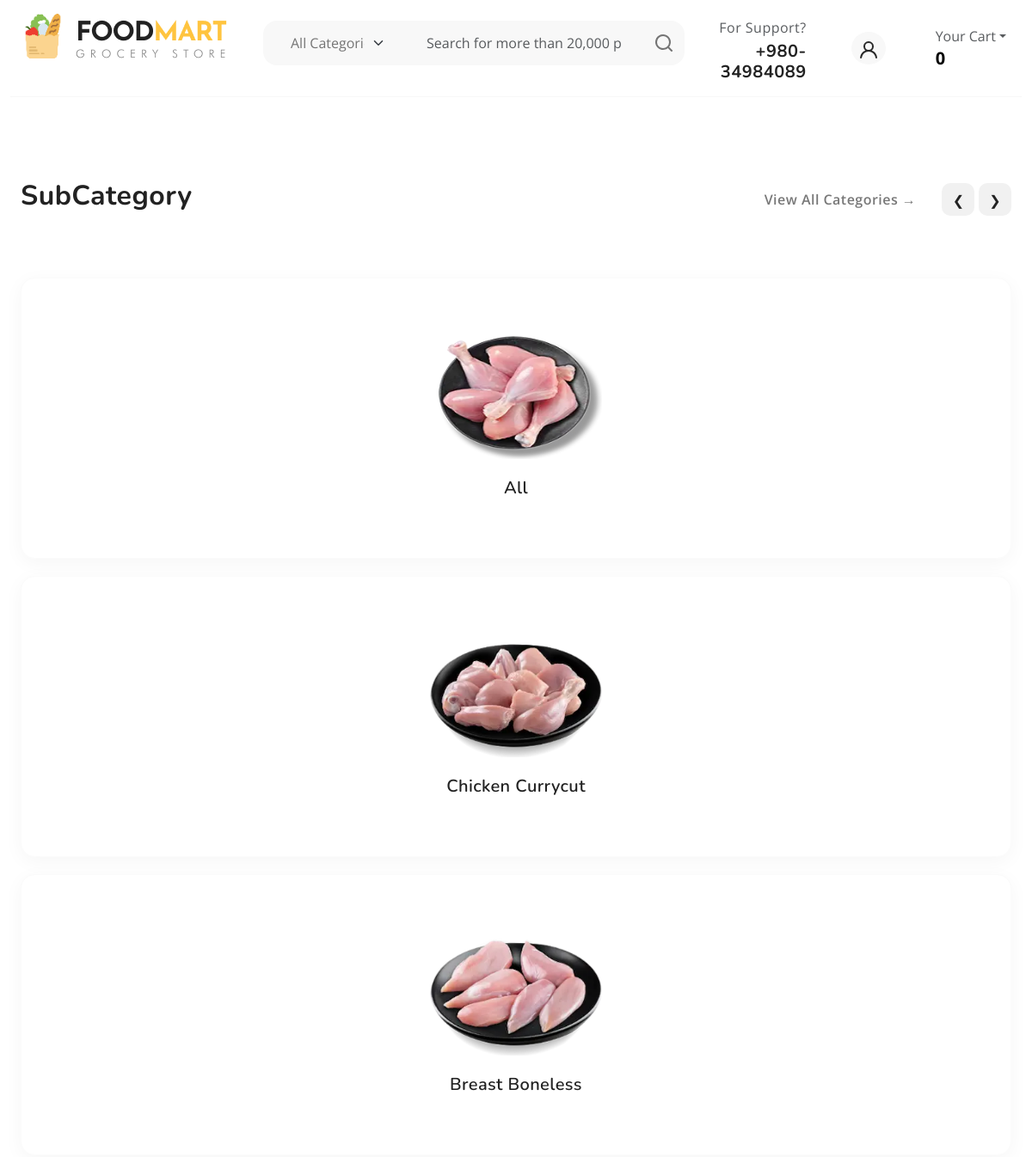
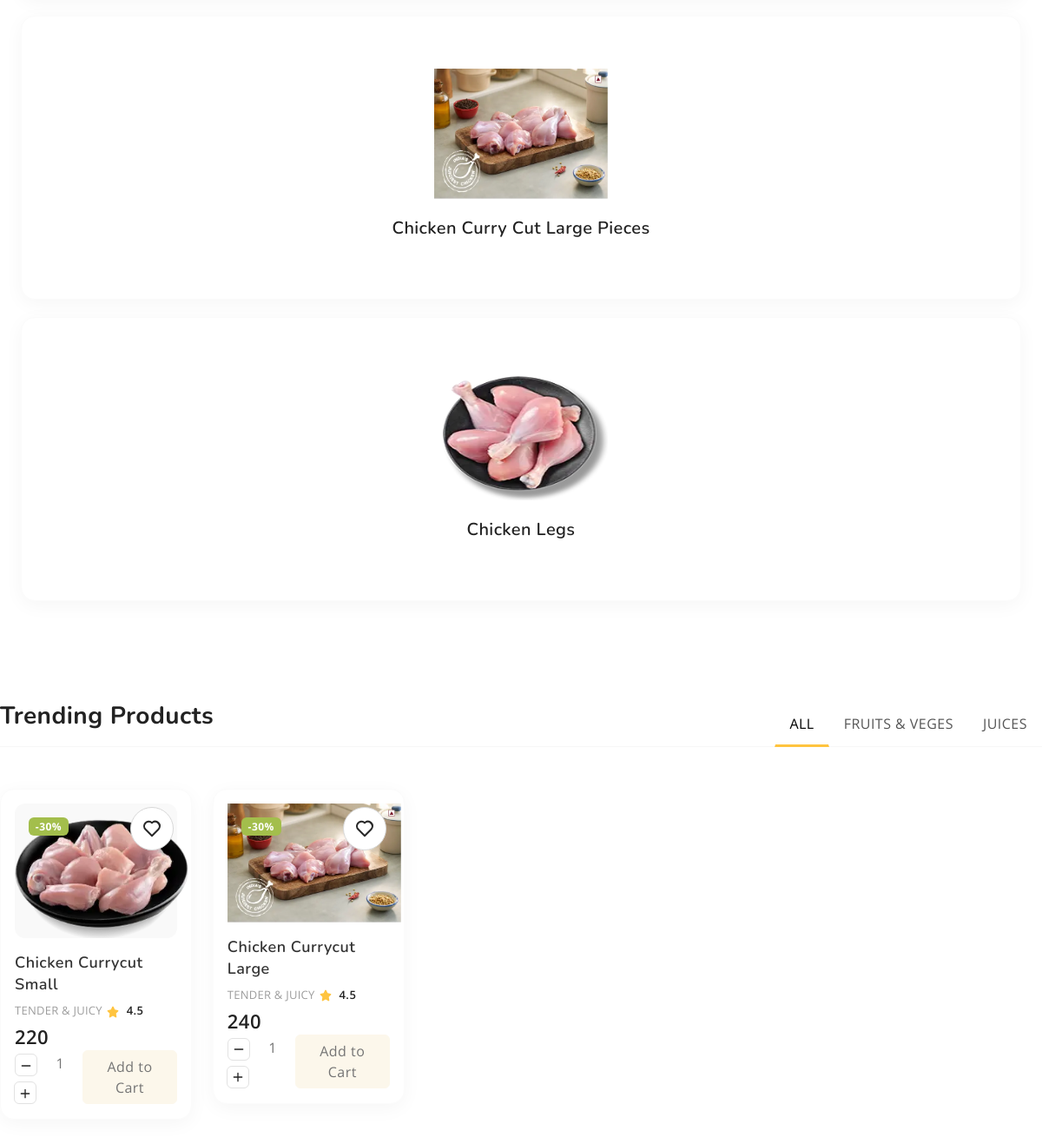
/SubCatProducts/1, run on the app's committed database (2 pictures, top to bottom).
### Grocerapp/models.py (models this page shows)
class tbl_SubCategory(models.Model):
    category = models.ForeignKey(tbl_category, on_delete=models.CASCADE)
    SubCategoryname=models.CharField(max_length=30,null=True)
    SubCategoryimage=models.ImageField(upload_to="media",null=True)
    SubCategorystatus=models.CharField(max_length=30,null=True)

class tbl_Products(models.Model):
    Productname=models.CharField(max_length=45,null=True)
    Productimage=models.ImageField(upload_to="media",null=True)
    Productprice=models.CharField(max_length=40,null=True)
    Productofferprice=models.IntegerField(null=True)
    Productweight=models.CharField(max_length=40,null=True)
    Productdescription=models.CharField(max_length=150,null=True)
    ProductNumofpieces=models.CharField(max_length=20,null=True)
    ProductStockin=models.CharField(max_length=40,null=True)
    ProductStockout=models.CharField(max_length=40,null=True)
    category=models.ForeignKey(tbl_category, on_delete=models.CASCADE,null=True)
    SubCategory=models.ForeignKey(tbl_SubCategory, on_delete=models.CASCADE,null=True)

### Grocerapp/views.py (the view)
# urls.py: path('SubCatProducts/<id>',views.SubCatProducts),
def SubCatProducts(request,id):
    SCP=tbl_Products.objects.filter(SubCategory=id)
    sub=tbl_SubCategory.objects.get(id=id)
    all_sub=tbl_SubCategory.objects.filter(category=sub.category.id)
    cart_item = tbl_cart.objects.filter(session_key=request.session.session_key)
    total_cart = sum(item.total_price() for item in cart_item)
    total_count_cart = cart_item.count()
    return render(request,"SubCatProducts.html",{"SCP":SCP,"all_sub":all_sub,"sub":sub,"cart_item":cart_item,"total_cart":total_cart,"total_count_cart":total_count_cart})

### templates/SubCatProducts.html (shortened to what this page needs)
{% include 'indexnav.html' %}
{% load static %}
    <section class="py-5 overflow-hidden">
      <div class="container-fluid">
        <div class="row">
          <div class="col-md-12">
            <div class="section-header d-flex flex-wrap justify-content-between mb-5">
              <h2 class="section-title">SubCategory</h2>
              <div class="d-flex align-items-center">
                <a href="#" class="btn-link text-decoration-none">View All Categories →</a>
                <div class="swiper-buttons">
                  <button class="swiper-prev category-carousel-prev btn btn-yellow">❮</button>
                  <button class="swiper-next category-carousel-next btn btn-yellow">❯</button>
                </div>
              </div>
            </div>
          </div>
        </div>
        <div class="row">
          <div class="col-md-12">
            <div class="category-carousel swiper">
              <div class="swiper-wrapper">
                <a href="" class="nav-link category-item swiper-slide" >
                  <img width="200"height="150" src="{% static 'images/all.jpg' %}" alt="Category Thumbnail">
                  <h3 class="category-title">All </h3>
                </a>
                {%for S in all_sub%}
                <a href="/SubCatProducts/{{S.id}}" class="nav-link category-item swiper-slide">
                  <img width="200" height="150" src="{{S.SubCategoryimage.url}}" alt="Category Thumbnail">
                  <h3 class="category-title">{{S.SubCategoryname}}</h3>
                </a>
                {%endfor%}
              </div>
            </div>
          </div>
        </div>
      </div>
    </section>
<div class="bootstrap-tabs product-tabs">
              <div class="tabs-header d-flex justify-content-between border-bottom my-5">
                <h3>Trending Products</h3>
                <nav>
                  <div class="nav nav-tabs" id="nav-tab" role="tablist">
                    <a href="#" class="nav-link text-uppercase fs-6 active" id="nav-all-tab" data-bs-toggle="tab" data-bs-target="#nav-all" aria-selected="true" role="tab">All</a>
                    <a href="#" class="nav-link text-uppercase fs-6" id="nav-fruits-tab" data-bs-toggle="tab" data-bs-target="#nav-fruits" aria-selected="false" tabindex="-1" role="tab">Fruits &amp; Veges</a>
                    <a href="#" class="nav-link text-uppercase fs-6" id="nav-juices-tab" data-bs-toggle="tab" data-bs-target="#nav-juices" aria-selected="false" tabindex="-1" role="tab">Juices</a>
                  </div>
                </nav>
              </div>
              <div class="tab-content" id="nav-tabContent">
                <div class="tab-pane fade show active" id="nav-all" role="tabpanel" aria-labelledby="nav-all-tab">
                  <div class="product-grid row row-cols-1 row-cols-sm-2 row-cols-md-3 row-cols-lg-4 row-cols-xl-5">
   {%for d in SCP %}
                    <div class="col">
                      <div class="product-item">
                        <span class="badge bg-success position-absolute m-3">-30%</span>
                        <a href="/add_to_wishlist/{{d.id}}" class="btn-wishlist"><svg width="24" height="24"><use xlink:href="#heart"></use></svg></a>
                        <figure>
                          <a href="index.html" title="Product Title">
                            <img  width="200" height="300" src="{{d.Productimage.url}}" class="tab-image" >
                          </a>
                        </figure>
                        <h3>{{d.Productname}}</h3>
                        <span class="qty">{{d.Productdescription}}</span><span class="rating"><svg width="24" height="24" class="text-primary"><use xlink:href="#star-solid"></use></svg> 4.5</span>
                        <span class="price">{{d.Productprice}}</span>
                        <div class="d-flex align-items-center justify-content-between">
                          <div class="input-group product-qty">
                              <span class="input-group-btn">
                                  <button type="button" class="quantity-left-minus btn btn-danger btn-number" data-type="minus" fdprocessedid="14duj">
                                    <svg width="16" height="16"><use xlink:href="#minus"></use></svg>
                                  </button>
                              </span>
                              <input type="text" id="quantity" name="quantity" class="form-control input-number" value="1" fdprocessedid="yzq6q">
                              <span class="input-group-btn">
                                  <button type="button" class="quantity-right-plus btn btn-success btn-number" data-type="plus" fdprocessedid="38ljpr">
                                      <svg width="16" height="16"><use xlink:href="#plus"></use></svg>
                                  </button>
                              </span>
                          </div>
                          <a href="/add_to_cart/{{d.id}}" class=" btn btn-warning">Add to Cart</a>
                        </div>
                      </div>
                    </div>
                      {%endfor%}
                  </div>
                </div>
              </div>
      </div>

### data on the page
tbl_SubCategory: SubCategoryimage (picture), SubCategoryname "Chicken Currycut"
tbl_SubCategory: SubCategoryimage (picture), SubCategoryname "Breast Boneless"
tbl_SubCategory: SubCategoryimage (picture), SubCategoryname "Chicken Curry Cut Large Pieces"
tbl_SubCategory: SubCategoryimage (picture), SubCategoryname "Chicken Legs"
tbl_Products: Productimage (picture), Productname "Chicken Currycut Small", Productdescription "TENDER & JUICY", Productprice "220"
tbl_Products: Productimage (picture), Productname "Chicken Currycut Large", Productdescription "TENDER & JUICY", Productprice "240"

### other printed values
{{ total_cart }} "0"
